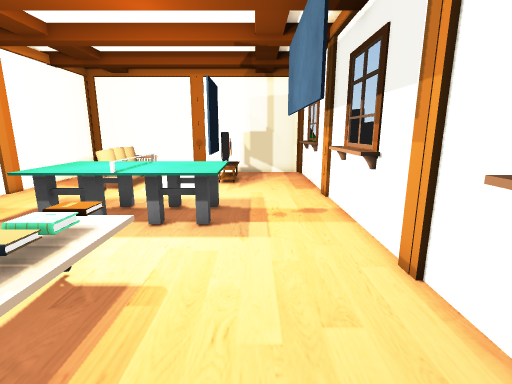
view 1 (above)

15 first-person views from a walk through a Unity game level. The camera is 1.3 m above the floor, tilts 12° down and sees 85° across. The floor is counted in squares, 0.5 m on a side. Each view is taken from the middle of a square. On the plan, view 1 faces up. The plan holds only what a view shows up to about 19 squares ahead; the rest is blank. The place goes on beyond the plan. The player is left out. Some surface patterns are stand-ins.

view 2
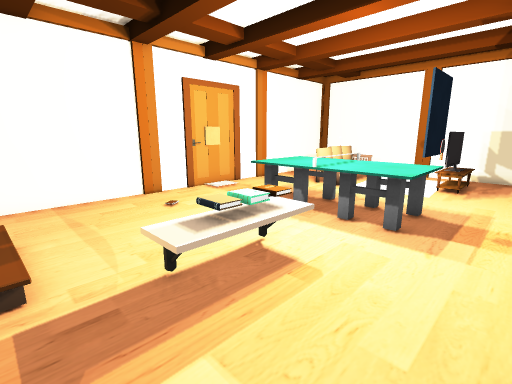

view 3
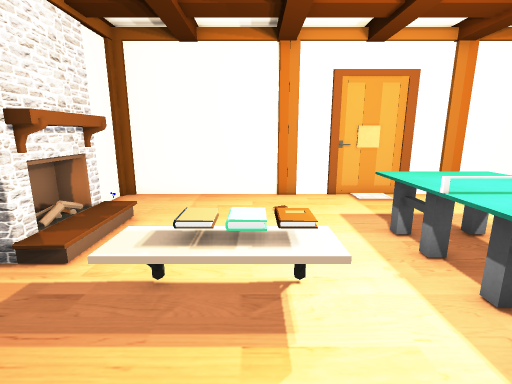

view 4
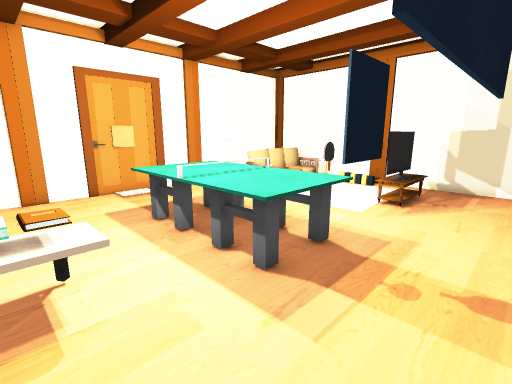

view 5
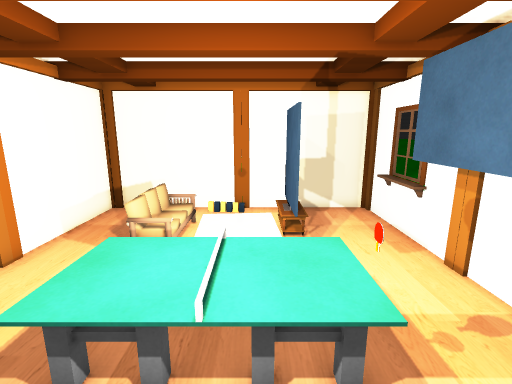

view 6
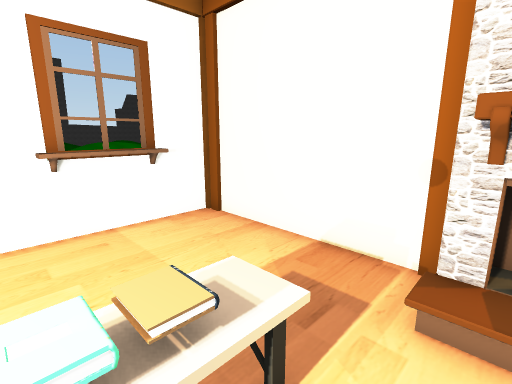

view 7
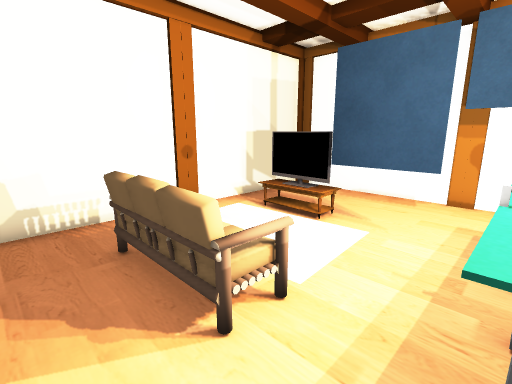

view 8
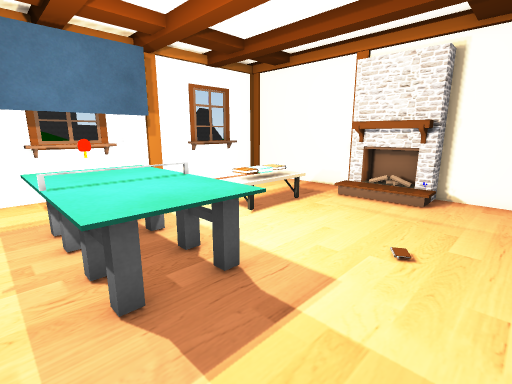

view 9
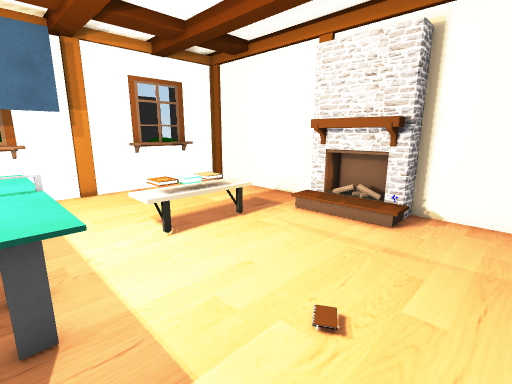

view 10
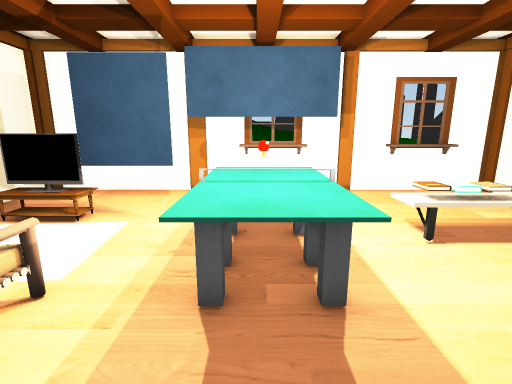

view 11
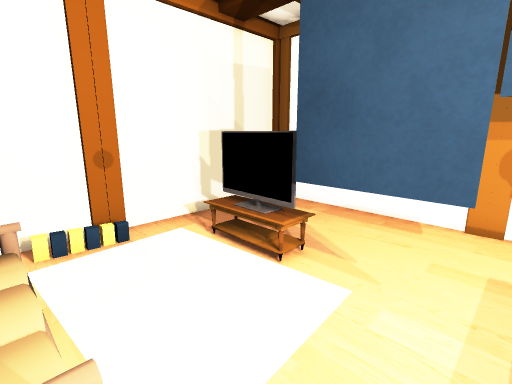

view 12
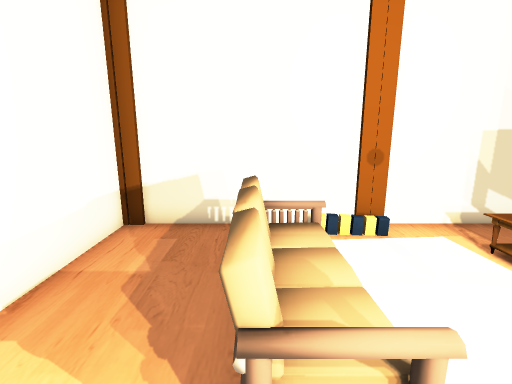

view 13
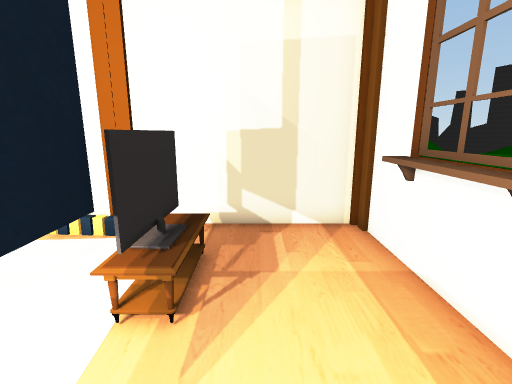

view 14
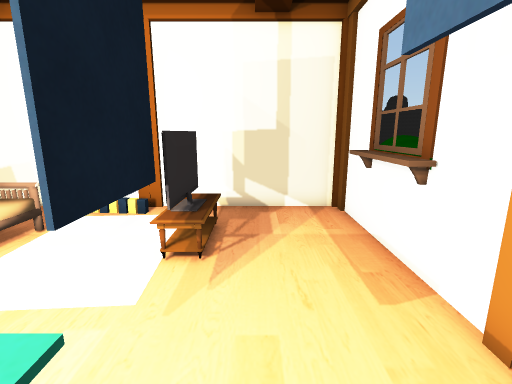

view 15
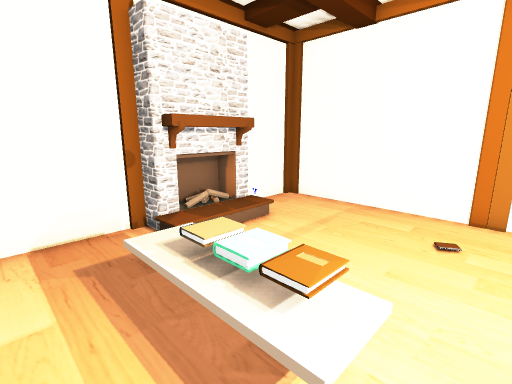

### Floor plan
Key: @ floor where view 1 was taken; # wall or solid block; . main floor; : floor 0.25 m higher than the main floor; / step, stairs or slope; T thing the floor can be seen under or through; O other object.
Columns run from 11 left of view 1 to 3 right of it. Each row starts with its distance up from view 1.
 19 ###############
 18 #.....::......#
 17 #.....   O....#
 16 #...OO   OO...#
 15 #...OO.  OO...#
 14 #...OO.  O....#
 13 #...OO...T....#
 12 #........T....#
 11 #...........T.#
 10 #....OOOOOO.T.#
  9 #....OOOOOO.T.#
  8 #....OOOOOO.T.#
  7 #....OOOOOO.T.#
  6 #...........T.#
  5 #......./.....#
  4 #......./.....#
  3 #......./.....#
  2 #......./.....#
  1 #.............#
  0 #...OOO....@..#
 -1 #.. OOO#......#
 -2 ####OOO########

Where each view was taken, in squares from view 1:
view 1: 0 up, 0 right, facing up
view 2: 0 up, 1 right, facing up-left
view 3: 4 up, 1 right, facing left
view 4: 4 up, 2 right, facing up-left
view 5: 4 up, 3 left, facing up
view 6: 4 up, 5 left, facing down-right
view 7: 10 up, 9 left, facing up-right
view 8: 11 up, 10 left, facing down-right
view 9: 8 up, 10 left, facing down-right
view 10: 9 up, 10 left, facing right
view 11: 11 up, 6 left, facing up-right
view 12: 11 up, 7 left, facing up
view 13: 11 up, 0 right, facing up
view 14: 9 up, 0 right, facing up
view 15: 6 up, 1 left, facing down-left
